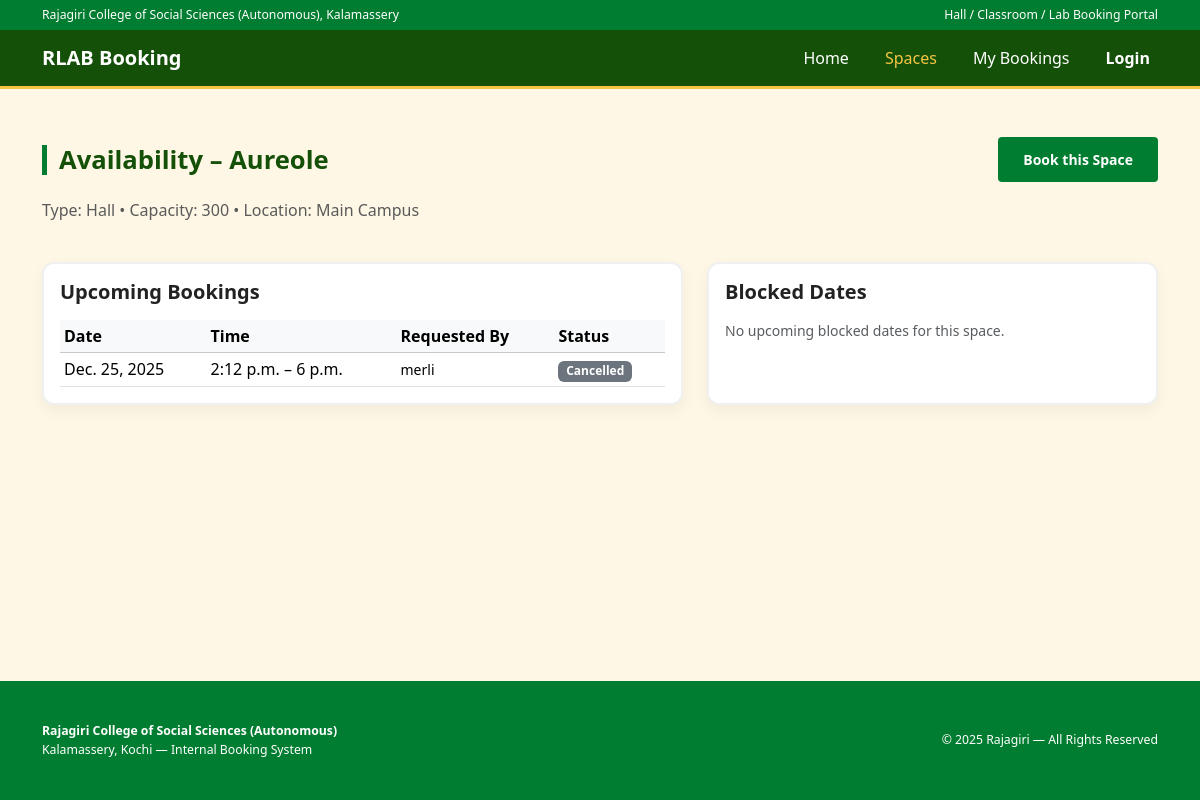
The app's page /spaces/1/availability/ with its own data.
### core/models.py (models this page shows, shortened)
class Space(models.Model):
    HALL = "HALL"
    CLASSROOM = "CLASS"
    LAB = "LAB"
    TYPE_CHOICES = [
        (HALL, "Hall"),
        (CLASSROOM, "Classroom"),
        (LAB, "Lab"),
    ]
    name = models.CharField(max_length=100)
    type = models.CharField(max_length=10, choices=TYPE_CHOICES)
    location = models.CharField(max_length=100, blank=True)
    capacity = models.PositiveIntegerField()
    description = models.TextField(blank=True)
    managed_by = models.ForeignKey(
        settings.AUTH_USER_MODEL,
        null=True,
        blank=True,
        on_delete=models.SET_NULL,
        related_name="managed_spaces",
    )

class Booking(models.Model):
    STATUS_PENDING = "Pending"
    STATUS_APPROVED = "Approved"
    STATUS_REJECTED = "Rejected"
    STATUS_CANCELLED = "Cancelled"
    STATUS_CHOICES = [
        (STATUS_PENDING, "Pending"),
        (STATUS_APPROVED, "Approved"),
        (STATUS_REJECTED, "Rejected"),
        (STATUS_CANCELLED, "Cancelled"),
    ]
    space = models.ForeignKey(
        Space, on_delete=models.CASCADE, related_name="bookings"
    )
    requested_by = models.ForeignKey(
        settings.AUTH_USER_MODEL,
        on_delete=models.CASCADE,
        related_name="bookings",
    )
    date = models.DateField()
    start_time = models.TimeField()
    end_time = models.TimeField()
    purpose = models.TextField()
    expected_count = models.PositiveIntegerField()
    status = models.CharField(
        max_length=10, choices=STATUS_CHOICES, default=STATUS_PENDING
    )
    approved_by = models.ForeignKey(
        settings.AUTH_USER_MODEL,
        null=True,
        blank=True,
        on_delete=models.SET_NULL,
        related_name="approved_bookings",
    )
    created_at = models.DateTimeField(auto_now_add=True)
    class Meta:
        ordering = ["-date", "start_time"]

### core/views.py (the view)
def space_availability(request, space_id):
    space = get_object_or_404(Space, pk=space_id)
    today = timezone.localdate()
    bookings = (
        Booking.objects.filter(space=space, date__gte=today)
        .order_by("date", "start_time")
        .select_related("requested_by", "approved_by")
    )
    blocked_dates = BlockedDate.objects.filter(
        Q(space=space) | Q(space__isnull=True),
        date__gte=today,
    ).order_by("date")
    return render(
        request,
        "space_availability.html",
        {
            "space": space,
            "bookings": bookings,
            "blocked_dates": blocked_dates,
        },
    )

### core/templates/space_availability.html
{% extends "base.html" %}
{% block content %}
<div class="container py-5">
    <div class="d-flex justify-content-between align-items-center mb-3">
        <h2 class="section-title mb-0">
            Availability – {{ space.name }}
        </h2>
        <a href="{% url 'book_space' %}?space_id={{ space.id }}"
           class="btn btn-book btn-sm">
            Book this Space
        </a>
    </div>
    <p class="text-muted">
        Type: {{ space.get_type_display }} • Capacity: {{ space.capacity }}
        {% if space.location %} • Location: {{ space.location }}{% endif %}
    </p>
    <div class="row g-4 mt-3">
        <div class="col-md-7">
            <div class="space-card p-3 h-100">
                <h5 class="fw-semibold mb-3">Upcoming Bookings</h5>
                {% if bookings %}
                <div class="table-responsive">
                    <table class="table table-sm align-middle mb-0">
                        <thead class="table-light">
                            <tr>
                                <th>Date</th>
                                <th>Time</th>
                                <th>Requested By</th>
                                <th>Status</th>
                            </tr>
                        </thead>
                        <tbody>
                            {% for b in bookings %}
                            <tr>
                                <td>{{ b.date }}</td>
                                <td>{{ b.start_time }} – {{ b.end_time }}</td>
                                <td class="small">{{ b.requested_by.username }}</td>
                                <td>
                                    {% if b.status == "Pending" %}
                                        <span class="badge bg-warning text-dark">Pending</span>
                                    {% elif b.status == "Approved" %}
                                        <span class="badge bg-success">Approved</span>
                                    {% elif b.status == "Rejected" %}
                                        <span class="badge bg-danger">Rejected</span>
                                    {% elif b.status == "Cancelled" %}
                                        <span class="badge bg-secondary">Cancelled</span>
                                    {% else %}
                                        <span class="badge bg-light text-dark">{{ b.status }}</span>
                                    {% endif %}
                                </td>
                            </tr>
                            {% endfor %}
                        </tbody>
                    </table>
                </div>
                {% else %}
                <p class="text-muted small mb-0">
                    No upcoming bookings for this space.
                </p>
                {% endif %}
            </div>
        </div>
        <div class="col-md-5">
            <div class="space-card p-3 h-100">
                <h5 class="fw-semibold mb-3">Blocked Dates</h5>
                {% if blocked_dates %}
                    <ul class="small mb-0">
                        {% for bd in blocked_dates %}
                        <li>
                            {{ bd.date }} – {{ bd.reason|default:"Blocked" }}
                            {% if not bd.space %}<span class="text-muted">(All spaces)</span>{% endif %}
                        </li>
                        {% endfor %}
                    </ul>
                {% else %}
                    <p class="text-muted small mb-0">
                        No upcoming blocked dates for this space.
                    </p>
                {% endif %}
            </div>
        </div>
    </div>
</div>
{% endblock %}

### core/static/css/style.css (style rules this page uses)
html, body { height: 100%; margin: 0; }
body { display: flex; flex-direction: column; }
:root { --rajagiri-green: #007D31; --rajagiri-maroon: #145008; --rajagiri-gold: #F4C542; --rajagiri-cream: #FFF7E6; --rajagiri-dark: #1A1A1A; }
body { font-family: "Segoe UI", Roboto, sans-serif; background-color: var(--rajagiri-cream); color: #222; }
.btn-book { background-color: var(--rajagiri-green); border: none; color: white; font-weight: 700; padding: 12px 25px; border-radius: 4px; }
.space-card { border-radius: 12px; border: 2px solid rgba(0,0,0,0.06); background: #fff; box-shadow: 0 6px 15px rgba(0,0,0,0.05); transition: 0.25s; }
.section-title { font-size: 1.6rem; padding-left: 12px; border-left: 5px solid var(--rajagiri-green); font-weight: 800; color: var(--rajagiri-maroon); }

### records on screen
Space: name "Aureole", type "Hall", capacity "300", location "Main Campus"
Booking: date "Dec. 25, 2025", start_time "2:12 p.m.", end_time "6 p.m.", requested_by.username "merli", status "Cancelled"
